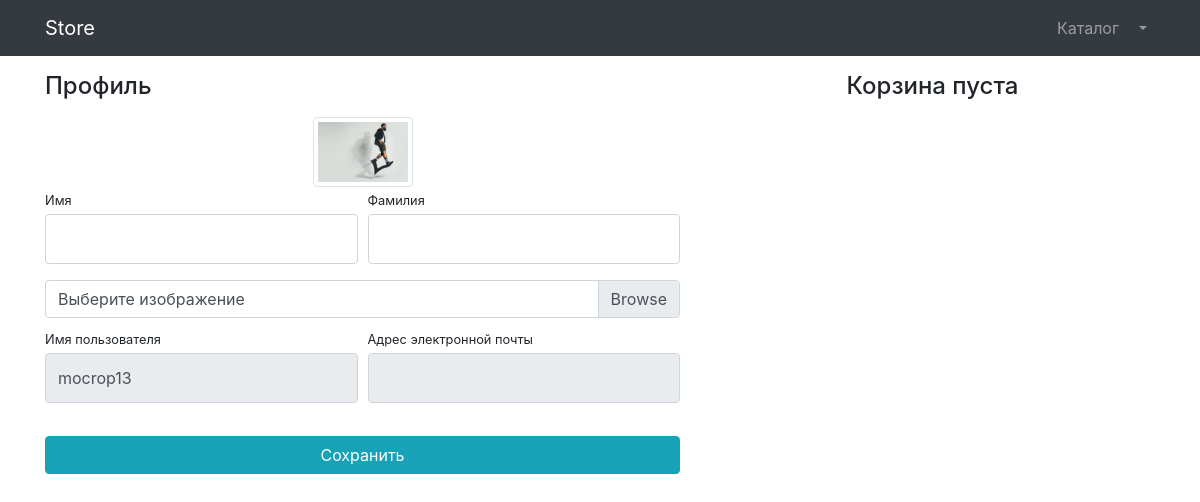
/user/profile/1/ (signed in), run on an earlier commit of the app's database.
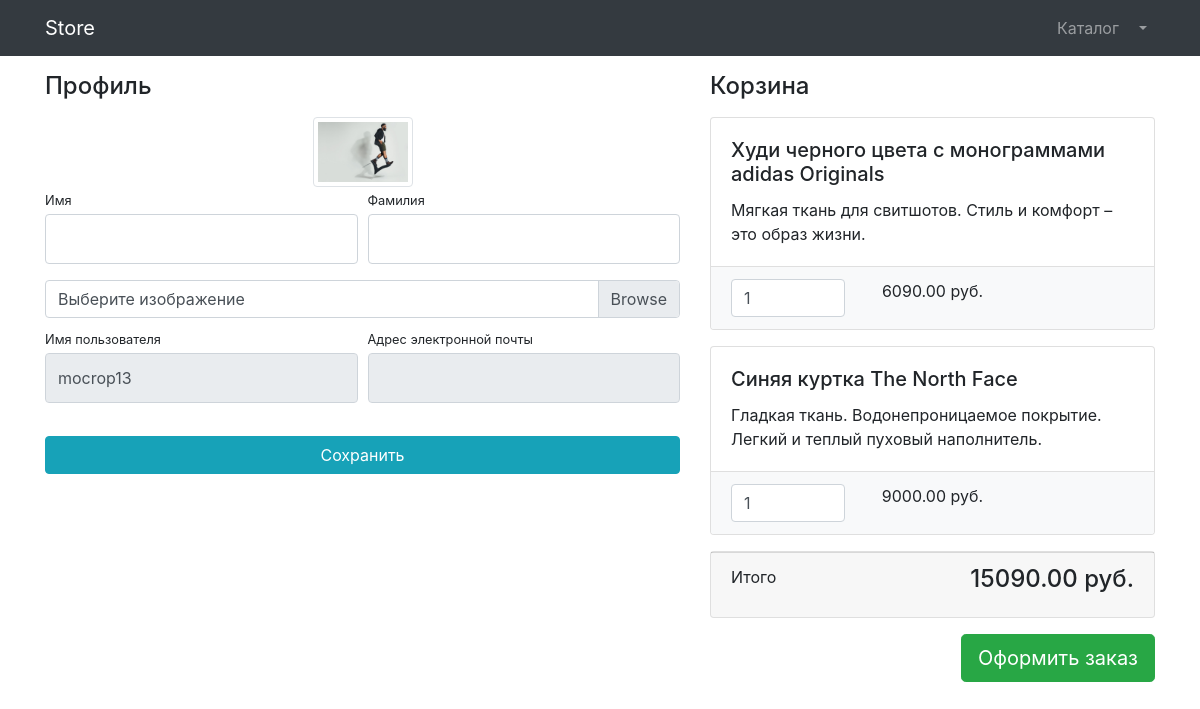
And on a later commit of the database.
### user/models.py (models this page shows)
class User(AbstractUser):
    image = models.ImageField(upload_to='image_users',null=True,blank=True)
    is_verified_email = models.BooleanField(default=False)

### products/models.py (models this page shows, shortened)
class Basket(models.Model):
    user = models.ForeignKey(to=User,on_delete=models.CASCADE)
    product = models.ForeignKey(to=Product,on_delete=models.CASCADE)
    quantity = models.PositiveIntegerField(default=0)
    created_timestamp = models.DateTimeField(auto_now_add=True)
    objects = BasketQuarySet.as_manager()
    def sum(self):
        return self.quantity * self.product.price

class Product(models.Model):
    name = models.CharField(max_length=250)
    description = models.TextField()
    price = models.DecimalField(max_digits=6,decimal_places=2)
    quantity = models.PositiveIntegerField(default=0)
    image = models.ImageField(upload_to='products_images')
    category = models.ForeignKey(to=ProductCategory,on_delete=models.CASCADE)
    class Meta:
        verbose_name = 'Product'
        verbose_name_plural = 'Products'

### user/views.py (the view, shortened to what this page needs)
# urls.py: path('profile/<int:pk>/',login_required(UserProfileView.as_view()),name='profile'),
class UserProfileView(TitleMixin,UpdateView):
    model = User
    template_name = 'user/profile.html'
    form_class = UserProfileForm
    title = 'Store - Личный кабинет'

### user/form.py
class UserProfileForm(UserChangeForm):
    first_name = forms.CharField(widget=forms.TextInput(attrs={'class': 'form-control py-4'}))
    last_name = forms.CharField(widget=forms.TextInput(attrs={'class': 'form-control py-4'}))
    image = forms.ImageField(widget=forms.FileInput(attrs={'class':'custom-file-input'}),required=False)
    username = forms.CharField(widget=forms.TextInput(attrs={'class': 'form-control py-4','readonly':True}))
    email = forms.CharField(widget=forms.TextInput(attrs={'class': 'form-control py-4','readonly':True}))
    class Meta:
        model = User
        fields = ('first_name','last_name','image','username','email')

### common/views.py (called while the page is built)
    def get_context_data(self,**kwargs):
        context = super(TitleMixin, self).get_context_data(**kwargs)
        context['title'] = self.title
        return context

### products/context_processors.py (called while the page is built)
def basket(request):
    return {'baskets':Basket.objects.filter(user=request.user) if request.user.is_authenticated else []}

### products/models.py (called while the page is built)
    def total_sum(self):
        return sum(basket.sum() for basket in self)

### user/templates/user/profile.html (shortened to what this page needs)
{% extends 'products/base.html' %}
{% load static %}
{% block css %}
  <link href="{% static 'vendor/css/profile.css' %}" rel="stylesheet">
{% endblock %}
{% block content %}
<div class="container">
    <div class="row">
        <div class="col-lg-7">
            <h4 class="mt-3 mb-3">Профиль</h4>
            <div class="col-lg-12 text-center">
                <img width="100" height="100"
                     src="{% if user.image %} {{  user.image.url  }}{% else %} {% static 'vendor/img/wallpaper.jpg' %}{% endif %} "
                     class="img-thumbnail">
            </div>
            <form action="{% url 'user:profile' user.id %}" method="post" enctype="multipart/form-data">
                <div class="form-row">
                    <div class="col-lg-6">
                        <div class="form-group">
                            <label class="small mb-1" for="{{ form.first_name.id_for_label }}">Имя</label>
                            {{ form.first_name }}
                        </div>
                    </div>
                    <div class="col-lg-6">
                        <div class="form-group">
                            <label class="small mb-1" for="{{ form.last_name.id_for_label }}">Фамилия</label>
                            {{ form.last_name }}
                        </div>
                    </div>
                </div>
                <div class="form-row mb-2">
                    <div class="col-lg-12">
                        <div class="custom-file">
                            <label class="custom-file-label" for="userAvatar">Выберите изображение</label>
                        </div>
                    </div>
                </div>
                <div class="form-row">
                    <div class="col-lg-6">
                        <label class="small mb-1" for="{{ form.username.id_for_label }}">Имя пользователя</label>
                       {{ form.username }}
                    </div>
                    <div class="col-lg-6">
                        <label class="small mb-1" for="{{ form.email.id_for_label }}">Адрес электронной
                            почты</label>
                        {{ form.email }}
                    </div>
                </div>
                <div class="form-row">
                    <div class="col-lg-12" style="margin-top: 33px;">
                        <input class="btn btn-info btn-block" type="submit" value="Сохранить">
                    </div>
                </div>
            </form>
        </div>
        <div class="col-lg-5">
                {% include 'products/basket.html' %}
        </div>
    </div>
</div>
{% endblock %}

### products/templates/products/base.html (shortened to what this page needs)
{% load static %}
<!DOCTYPE html>
<html lang="en">
<head>
    <link href="{%  static 'vendor/bootstrap/css/bootstrap.min.css' %}" rel="stylesheet">
    {% block css %}{% endblock %}
</head>
<body>
<nav class="navbar navbar-expand-lg navbar-dark bg-dark fixed-top">
    <div class="container">
        <a class="navbar-brand" href={% url 'index' %}>Store</a>
        <div class="collapse navbar-collapse" id="navbarResponsive">
            <ul class="navbar-nav ml-auto">
                <li class="nav-item">
                    <a class="nav-link" href={% url 'products:index' %}>Каталог  </a>
                </li>
                {% if user.is_authenticated %}
                    <li class="nav-item dropdown">
                    <a class="nav-link dropdown-toggle" href="#" id="navbarDropdown" role="button"
                       data-bs-toggle="dropdown" aria-expanded="false">
                    </a>
                </li>
                    {% else  %}
                      <li class="nav-item">
                    <a class="nav-link" href={% url 'user:login' %}>Войти <i class="fas fa-sign-in-alt"></i></a>
                </li>
                {% endif %}
            </ul>
        </div>
    </div>
</nav>
{% block content %} {% endblock %}
</body>
</html>

### products/templates/products/basket.html (shortened to what this page needs)
{% if baskets %}
    <h4 class="mt-3 mb-3 d-flex justify-content-between align-items-center mb-3">
                Корзина
            </h4>
        {% for basket in baskets %}
            <div class="card mb-3">
                <div class="card-body">
                    <h5 class="card-title">{{ basket.product.name }}</h5>
                    <p class="card-text">{{ basket.product.description }}</p>
                </div>
                <ul class="list-group list-group-flush">
                    <li class="list-group-item bg-light">
                        <div class="row text-center">
                            <div class="col-lg-4">
                                <input name="basketID" type="number" class="form-control"
                                       value= "{{ basket.quantity }}">
                            </div>
                            <div class="col-lg-4">{{ basket.sum }} руб.</div>
                            <div class="col-lg-4">
                            </div>
                        </div>
                    </li>
                </ul>
            </div>
        {% endfor %}
            <div class="card mb-3">
                <div class="card-footer">
                    <p class="float-left">Итого</p>
                    <h4 class="float-right">{{ baskets.total_sum }} руб.</h4>
                </div>
            </div>
            <a class="btn btn-success btn-lg float-right" href="../orders/order-create.html">
                Оформить заказ
            </a>
{% else %}
    <h4 class="mt-3 mb-3  text-center ">
                Корзина пуста
            </h4>
{% endif %}

What changed in the data, as far as the page shows it:
added Basket: product.name "Худи черного цвета с монограммами adidas Originals", product.description "Мягкая ткань для свитшотов. Стиль и комфорт – это образ жизни.", basketID "1", sum "6090.00", total_sum "15090.00"
added Basket: product.name "Синяя куртка The North Face", product.description "Гладкая ткань. Водонепроницаемое покрытие. Легкий и теплый пуховый наполнитель.", basketID "1", sum "9000.00"
Also different on the page:
text no longer shown: "Корзина пуста"
text now shown: "Корзина Итого руб. Оформить заказ"
